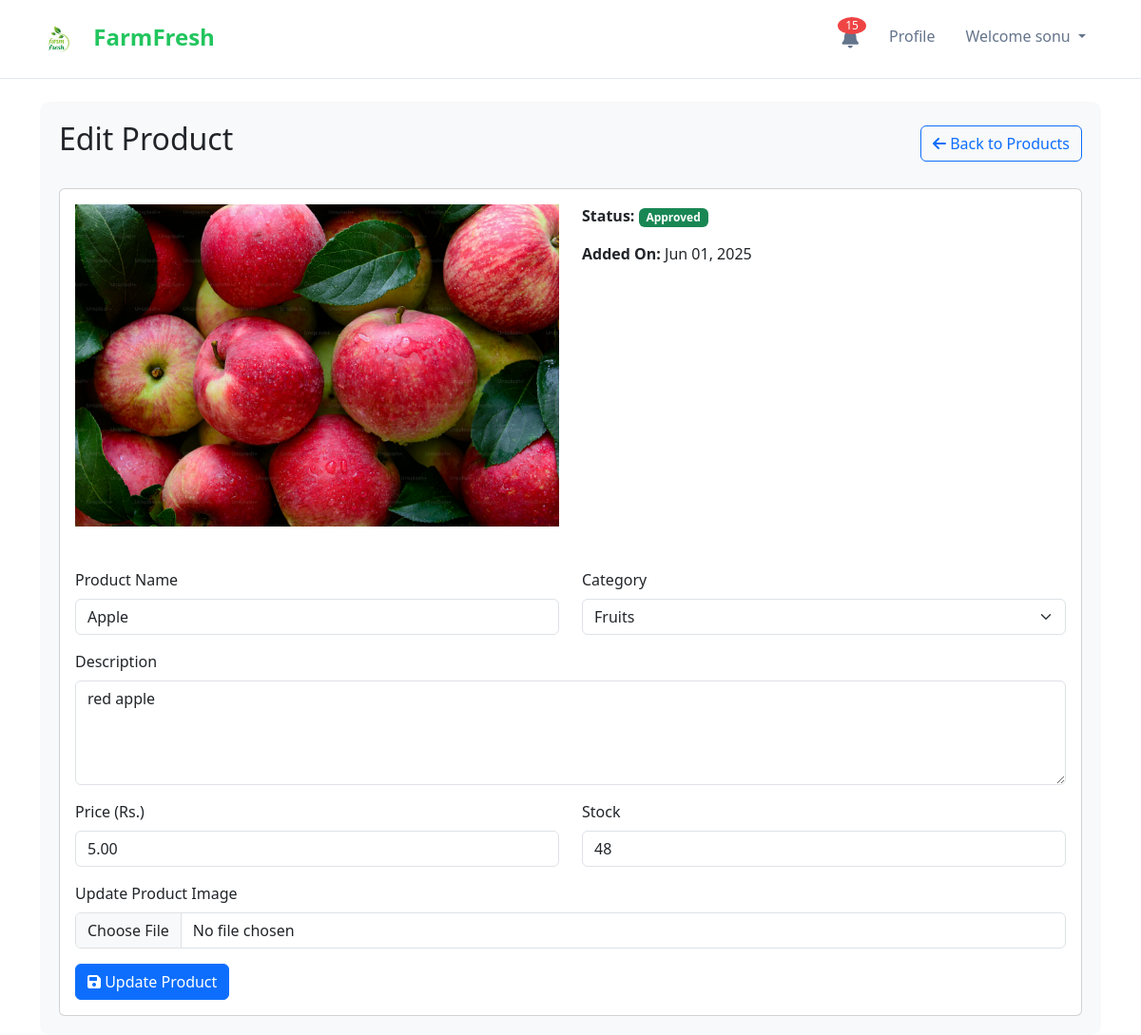
/farmer/edit_product.php?id=10 (signed in), run on the app's committed database.
### tables this page shows
CREATE TABLE `products` (
  `product_id` int(11) NOT NULL,
  `seller_id` int(11) DEFAULT NULL,
  `category_id` int(11) DEFAULT NULL,
  `name` varchar(100) DEFAULT NULL,
  `description` text DEFAULT NULL,
  `price` decimal(10,2) DEFAULT 0.00,
  `organic` tinyint(1) DEFAULT 0,
  `created_at` datetime DEFAULT current_timestamp(),
  `updated_at` datetime DEFAULT current_timestamp() ON UPDATE current_timestamp(),
  `is_available` tinyint(1) DEFAULT 1,
  `quantity` int(11) NOT NULL DEFAULT 0,
  `stock` int(11) NOT NULL DEFAULT 0,
  `product_image` varchar(255) DEFAULT NULL,
  `status` enum('pending','approved','rejected') DEFAULT 'pending'
);

CREATE TABLE `categories` (
  `category_id` int(11) NOT NULL,
  `name` varchar(100) DEFAULT NULL,
  `description` text DEFAULT NULL,
  `image_url` varchar(255) DEFAULT NULL
);

### farmer/edit_product.php (the view, shortened to what this page needs)
<?php
include '../config/db.php';
$user_id = $_SESSION['user_id'];
$role = $_SESSION['role'];
$product_id = intval($_GET['id']);
if ($role === 'admin') {
    $product_query = "SELECT p.*, c.name as category_name
                      FROM products p
                      LEFT JOIN categories c ON p.category_id = c.category_id
                      WHERE p.product_id = ?";
    $stmt = mysqli_prepare($dbconn, $product_query);
    mysqli_stmt_bind_param($stmt, "i", $product_id);
} else {
    $product_query = "SELECT p.*, c.name as category_name
                      FROM products p
                      LEFT JOIN categories c ON p.category_id = c.category_id
                      WHERE p.product_id = ? AND p.seller_id = ?";
    $stmt = mysqli_prepare($dbconn, $product_query);
    mysqli_stmt_bind_param($stmt, "ii", $product_id, $user_id);
}
mysqli_stmt_execute($stmt);
$result = mysqli_stmt_get_result($stmt);
$product = mysqli_fetch_assoc($result);
$categories_query = "SELECT * FROM categories ORDER BY name";
$categories_result = mysqli_query($dbconn, $categories_query);
?>
<!DOCTYPE html>
<html lang="en">
<head>
    <link href="https://cdn.jsdelivr.net/npm/bootstrap@5.1.3/dist/css/bootstrap.min.css" rel="stylesheet">
    <link href="https://cdnjs.cloudflare.com/ajax/libs/font-awesome/6.0.0/css/all.min.css" rel="stylesheet">
</head>
<body>
<?php include '../includes/navbar.php'; ?>
<div class="container mt-4">
    <div class="content-wrapper">
        <div class="d-flex justify-content-between align-items-center mb-4">
            <h2>Edit Product</h2>
            <a href="products.php" class="btn btn-outline-primary">
                <i class="fas fa-arrow-left"></i> Back to Products
            </a>
        </div>
        <div class="card">
            <div class="card-body">
                <div class="row mb-4">
                    <div class="col-md-6">
                        <?php if (!empty($product['product_image'])): ?>
                            <img src="../uploads/products/<?php echo $product['product_image']; ?>" class="img-fluid product-image" alt="Product Image">
                        <?php endif; ?>
                    </div>
                    <div class="col-md-6">
                        <p><strong>Status:</strong>
                            <span class="badge bg-<?php
                                echo $product['status'] === 'approved' ? 'success' :
                                    ($product['status'] === 'rejected' ? 'danger' : 'warning');
                            ?>">
                                <?php echo ucfirst($product['status']); ?>
                            </span>
                        </p>
                        <p><strong>Added On:</strong> <?php echo date('M d, Y', strtotime($product['created_at'])); ?></p>
                    </div>
                </div>
                <form action="" method="post" enctype="multipart/form-data">
                    <div class="row">
                        <div class="col-md-6 mb-3">
                            <label for="name" class="form-label">Product Name</label>
                            <input type="text" class="form-control" name="name" id="name" value="<?php echo htmlspecialchars($product['name']); ?>" required>
                        </div>
                        <div class="col-md-6 mb-3">
                            <label for="category_id" class="form-label">Category</label>
                            <select class="form-select" name="category_id" id="category_id" required>
                                <?php while ($category = mysqli_fetch_assoc($categories_result)): ?>
                                    <option value="<?php echo $category['category_id']; ?>" <?php echo $category['category_id'] == $product['category_id'] ? 'selected' : ''; ?>>
                                        <?php echo htmlspecialchars($category['name']); ?>
                                    </option>
                                <?php endwhile; ?>
                            </select>
                        </div>
                        <div class="col-md-12 mb-3">
                            <label for="description" class="form-label">Description</label>
                            <textarea class="form-control" name="description" id="description" rows="4" required><?php echo htmlspecialchars($product['description']); ?></textarea>
                        </div>
                        <div class="col-md-6 mb-3">
                            <label for="price" class="form-label">Price (Rs.)</label>
                            <input type="number" class="form-control" name="price" id="price" value="<?php echo $product['price']; ?>" step="0.01" required>
                        </div>
                        <div class="col-md-6 mb-3">
                            <label for="stock" class="form-label">Stock</label>
                            <input type="number" class="form-control" name="stock" id="stock" value="<?php echo $product['stock']; ?>" required>
                        </div>
                        <div class="col-md-12 mb-3">
                            <label for="product_image" class="form-label">Update Product Image</label>
                            <input type="file" class="form-control" name="product_image" id="product_image" accept="image/*">
                        </div>
                        <div class="col-12">
                            <button type="submit" class="btn btn-primary">
                                <i class="fas fa-save"></i> Update Product
                            </button>
                        </div>
                    </div>
                </form>
            </div>
        </div>
    </div>
</div>
</body>
</html>

### farmer/edit_product.php (style rules this page uses)
.content-wrapper { background: #f8f9fa; padding: 20px; border-radius: 10px; }
.product-image { max-width: 200px; margin-bottom: 20px; }

### includes/navbar.php (style rules this page uses)
body, html { margin: 0; padding: 0; overflow-x: hidden; }

### data on the page
products: product_image (picture), status "Approved", created_at "Jun 01, 2025", name "Apple", category_id "Fruits", description "red apple", price "5.00", stock "48"

### other printed values
$unread_count "15"
$_SESSION['first_name'] "sonu"
